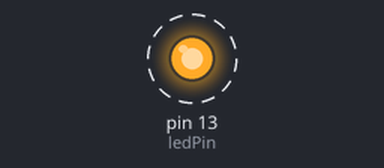
Simulated run of this sketch. Board: Arduino Uno, built with avr-gcc and run on an emulated ATmega328P. Shown: output pins drawn as LEDs (lit = HIGH). Dashed ring = blinking.

Above: at 0.5 s.
Timing chart, 0 to 4.6 s (numbered marks = the images above):
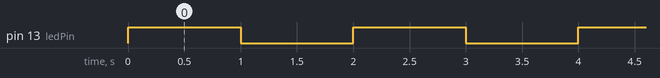

The sketch:

EX7.1.ino
```cpp
const int ledPin = 13; // Defineix el pin del LED

void setup() {
  pinMode(ledPin, OUTPUT); // Configura el pin com a sortida
}

void loop() {
  int contador = 0;

  while (contador < 30) {
    digitalWrite(ledPin, HIGH); // Encén el LED
    delay(1000); // Espera 1 segon
    digitalWrite(ledPin, LOW); // Apaga el LED
    delay(1000); // Espera 1 segon
    contador++;
  }
}
```

Measured:
- by itself, pin 13 (ledPin): alternates HIGH for 1.0 s and LOW for 1.0 s
